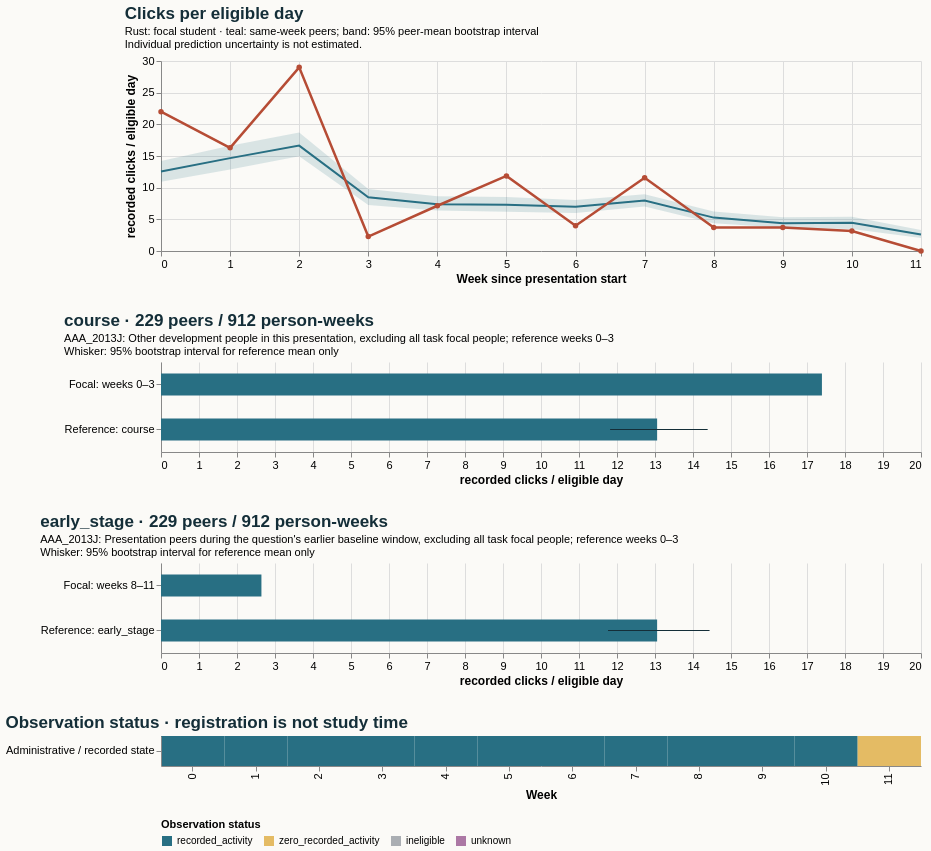

Vega-Lite specification for this chart:
### Vega-Lite specification from a JSON file in a GitHub repository (floating-point values rounded to 4 significant figures)
{"$schema": "https://vega.github.io/schema/vega-lite/v5.20.1.json", "config": {"axis": {"labelFontSize": 11, "titleFontSize": 12}, "background": "#fbfaf7", "font": "sans-serif", "title": {"anchor": "start", "color": "#142e38", "fontSize": 17, "subtitleFontSize": 11}, "view": {"continuousHeight": 300, "continuousWidth": 300, "stroke": null}}, "datasets": {"data-2ed0af963c6537407f5d648d827543f6": [{"eligible_days": 7.0, "end_day": 6, "logging_completeness": "unknown", "observation_status": "recorded_activity", "row": "Administrative / recorded state", "score_status": "withheld_release_time_unknown", "start_day": 0, "value": 22.0, "week": 0}, {"eligible_days": 7.0, "end_day": 13, "logging_completeness": "unknown", "observation_status": "recorded_activity", "row": "Administrative / recorded state", "score_status": "withheld_release_time_unknown", "start_day": 7, "value": 16.29, "week": 1}, {"eligible_days": 7.0, "end_day": 20, "logging_completeness": "unknown", "observation_status": "recorded_activity", "row": "Administrative / recorded state", "score_status": "withheld_release_time_unknown", "start_day": 14, "value": 29.0, "week": 2}, {"eligible_days": 7.0, "end_day": 27, "logging_completeness": "unknown", "observation_status": "recorded_activity", "row": "Administrative / recorded state", "score_status": "withheld_release_time_unknown", "start_day": 21, "value": 2.286, "week": 3}, {"eligible_days": 7.0, "end_day": 34, "logging_completeness": "unknown", "observation_status": "recorded_activity", "row": "Administrative / recorded state", "score_status": "withheld_release_time_unknown", "start_day": 28, "value": 7.143, "week": 4}, {"eligible_days": 7.0, "end_day": 41, "logging_completeness": "unknown", "observation_status": "recorded_activity", "row": "Administrative / recorded state", "score_status": "withheld_release_time_unknown", "start_day": 35, "value": 11.86, "week": 5}, {"eligible_days": 7.0, "end_day": 48, "logging_completeness": "unknown", "observation_status": "recorded_activity", "row": "Administrative / recorded state", "score_status": "withheld_release_time_unknown", "start_day": 42, "value": 4.0, "week": 6}, {"eligible_days": 7.0, "end_day": 55, "logging_completeness": "unknown", "observation_status": "recorded_activity", "row": "Administrative / recorded state", "score_status": "withheld_release_time_unknown", "start_day": 49, "value": 11.57, "week": 7}, {"eligible_days": 7.0, "end_day": 62, "logging_completeness": "unknown", "observation_status": "recorded_activity", "row": "Administrative / recorded state", "score_status": "withheld_release_time_unknown", "start_day": 56, "value": 3.714, "week": 8}, {"eligible_days": 7.0, "end_day": 69, "logging_completeness": "unknown", "observation_status": "recorded_activity", "row": "Administrative / recorded state", "score_status": "withheld_release_time_unknown", "start_day": 63, "value": 3.714, "week": 9}, {"eligible_days": 7.0, "end_day": 76, "logging_completeness": "unknown", "observation_status": "recorded_activity", "row": "Administrative / recorded state", "score_status": "withheld_release_time_unknown", "start_day": 70, "value": 3.143, "week": 10}, {"eligible_days": 7.0, "end_day": 83, "logging_completeness": "unknown", "observation_status": "zero_recorded_activity", "row": "Administrative / recorded state", "score_status": "withheld_release_time_unknown", "start_day": 77, "value": 0.0, "week": 11}], "data-3a296a55fe2a2979d5a630378a2398f0": [{"hi": null, "lo": null, "series": "Focal: weeks 0–3", "value": 17.39}, {"hi": 14.39, "lo": 11.82, "series": "Reference: course", "value": 13.06}], "data-d2e159ab9a97ee1a78601264af0009e9": [{"end_day": 6, "focal_value": 22.0, "peer_ci_high": 14.2, "peer_ci_low": 10.95, "peer_mean": 12.55, "peer_observations": 229, "peer_people": 229, "reference": "course", "unit": "recorded clicks / eligible day", "week": 0}, {"end_day": 13, "focal_value": 16.29, "peer_ci_high": 16.62, "peer_ci_low": 12.87, "peer_mean": 14.66, "peer_observations": 229, "peer_people": 229, "reference": "course", "unit": "recorded clicks / eligible day", "week": 1}, {"end_day": 20, "focal_value": 29.0, "peer_ci_high": 18.71, "peer_ci_low": 14.94, "peer_mean": 16.64, "peer_observations": 227, "peer_people": 227, "reference": "course", "unit": "recorded clicks / eligible day", "week": 2}, {"end_day": 27, "focal_value": 2.286, "peer_ci_high": 9.774, "peer_ci_low": 7.273, "peer_mean": 8.473, "peer_observations": 227, "peer_people": 227, "reference": "course", "unit": "recorded clicks / eligible day", "week": 3}, {"end_day": 34, "focal_value": 7.143, "peer_ci_high": 8.652, "peer_ci_low": 6.384, "peer_mean": 7.389, "peer_observations": 226, "peer_people": 226, "reference": "course", "unit": "recorded clicks / eligible day", "week": 4}, {"end_day": 41, "focal_value": 11.86, "peer_ci_high": 8.513, "peer_ci_low": 6.208, "peer_mean": 7.301, "peer_observations": 225, "peer_people": 225, "reference": "course", "unit": "recorded clicks / eligible day", "week": 5}, {"end_day": 48, "focal_value": 4.0, "peer_ci_high": 8.068, "peer_ci_low": 6.011, "peer_mean": 6.971, "peer_observations": 225, "peer_people": 225, "reference": "course", "unit": "recorded clicks / eligible day", "week": 6}, {"end_day": 55, "focal_value": 11.57, "peer_ci_high": 8.962, "peer_ci_low": 7.042, "peer_mean": 7.966, "peer_observations": 225, "peer_people": 225, "reference": "course", "unit": "recorded clicks / eligible day", "week": 7}, {"end_day": 62, "focal_value": 3.714, "peer_ci_high": 6.221, "peer_ci_low": 4.396, "peer_mean": 5.274, "peer_observations": 225, "peer_people": 225, "reference": "course", "unit": "recorded clicks / eligible day", "week": 8}, {"end_day": 69, "focal_value": 3.714, "peer_ci_high": 5.321, "peer_ci_low": 3.657, "peer_mean": 4.388, "peer_observations": 224, "peer_people": 224, "reference": "course", "unit": "recorded clicks / eligible day", "week": 9}, {"end_day": 76, "focal_value": 3.143, "peer_ci_high": 5.412, "peer_ci_low": 3.482, "peer_mean": 4.445, "peer_observations": 223, "peer_people": 223, "reference": "course", "unit": "recorded clicks / eligible day", "week": 10}, {"end_day": 83, "focal_value": 0.0, "peer_ci_high": 3.301, "peer_ci_low": 2.036, "peer_mean": 2.606, "peer_observations": 221, "peer_people": 221, "reference": "course", "unit": "recorded clicks / eligible day", "week": 11}], "data-de0ae0d209cfcaa0302d037d421d39fb": [{"hi": null, "lo": null, "series": "Focal: weeks 8–11", "value": 2.643}, {"hi": 14.44, "lo": 11.76, "series": "Reference: early_stage", "value": 13.06}]}, "resolve": {"scale": {"color": "independent"}}, "spacing": 28, "vconcat": [{"data": {"name": "data-d2e159ab9a97ee1a78601264af0009e9"}, "height": 190, "layer": [{"encoding": {"x": {"axis": {"tickMinStep": 1}, "field": "week", "title": "Week since presentation start", "type": "quantitative"}, "y": {"field": "peer_ci_low", "scale": {"zero": true}, "title": "recorded clicks / eligible day", "type": "quantitative"}, "y2": {"field": "peer_ci_high"}}, "mark": {"color": "#286f83", "opacity": 0.16, "type": "area"}}, {"encoding": {"tooltip": [{"field": "week", "type": "quantitative"}, {"field": "peer_mean", "type": "quantitative"}, {"field": "peer_people", "type": "quantitative"}, {"field": "peer_observations", "type": "quantitative"}], "x": {"field": "week", "type": "quantitative"}, "y": {"field": "peer_mean", "type": "quantitative"}}, "mark": {"color": "#286f83", "strokeWidth": 2, "type": "line"}}, {"encoding": {"tooltip": [{"field": "week", "type": "quantitative"}, {"field": "focal_value", "type": "quantitative"}], "x": {"field": "week", "type": "quantitative"}, "y": {"field": "focal_value", "type": "quantitative"}}, "mark": {"color": "#b64c35", "point": {"color": "#b64c35"}, "strokeWidth": 2.5, "type": "line"}}], "title": {"subtitle": ["Rust: focal student · teal: same-week peers; band: 95% peer-mean bootstrap interval", "Individual prediction uncertainty is not estimated."], "text": "Clicks per eligible day"}, "width": 760}, {"data": {"name": "data-3a296a55fe2a2979d5a630378a2398f0"}, "height": 90, "layer": [{"encoding": {"x": {"field": "value", "scale": {"domain": [0, 18.26], "zero": true}, "title": "recorded clicks / eligible day", "type": "quantitative"}, "y": {"field": "series", "sort": null, "title": null, "type": "nominal"}}, "mark": {"color": "#286f83", "size": 22, "type": "bar"}}, {"encoding": {"x": {"field": "lo", "type": "quantitative"}, "x2": {"field": "hi"}, "y": {"field": "series", "sort": null, "title": null, "type": "nominal"}}, "mark": {"color": "#142e38", "type": "rule"}}], "title": {"subtitle": ["AAA_2013J: Other development people in this presentation, excluding all task focal people; reference weeks 0–3", "Whisker: 95% bootstrap interval for reference mean only"], "text": "course · 229 peers / 912 person-weeks"}, "width": 760}, {"data": {"name": "data-de0ae0d209cfcaa0302d037d421d39fb"}, "height": 90, "layer": [{"encoding": {"x": {"field": "value", "scale": {"domain": [0, 18.26], "zero": true}, "title": "recorded clicks / eligible day", "type": "quantitative"}, "y": {"field": "series", "sort": null, "title": null, "type": "nominal"}}, "mark": {"color": "#286f83", "size": 22, "type": "bar"}}, {"encoding": {"x": {"field": "lo", "type": "quantitative"}, "x2": {"field": "hi"}, "y": {"field": "series", "sort": null, "title": null, "type": "nominal"}}, "mark": {"color": "#142e38", "type": "rule"}}], "title": {"subtitle": ["AAA_2013J: Presentation peers during the question's earlier baseline window, excluding all task focal people; reference weeks 0–3", "Whisker: 95% bootstrap interval for reference mean only"], "text": "early_stage · 229 peers / 912 person-weeks"}, "width": 760}, {"data": {"name": "data-2ed0af963c6537407f5d648d827543f6"}, "encoding": {"color": {"field": "observation_status", "legend": {"labelLimit": 260, "orient": "bottom"}, "scale": {"domain": ["recorded_activity", "zero_recorded_activity", "ineligible", "unknown"], "range": ["#286f83", "#e4bb64", "#aaaeb3", "#ac78a5"]}, "title": "Observation status", "type": "nominal"}, "tooltip": [{"field": "week", "type": "quantitative"}, {"field": "eligible_days", "type": "quantitative"}, {"field": "observation_status", "type": "nominal"}, {"field": "logging_completeness", "type": "nominal"}], "x": {"field": "week", "title": "Week", "type": "ordinal"}, "y": {"field": "row", "title": null, "type": "nominal"}}, "height": 30, "mark": {"type": "rect"}, "title": "Observation status · registration is not study time", "width": 760}]}
